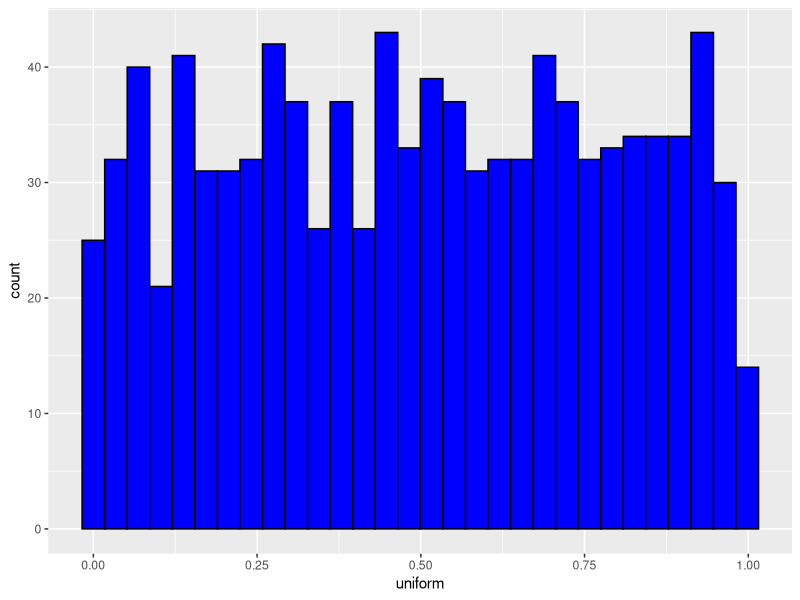
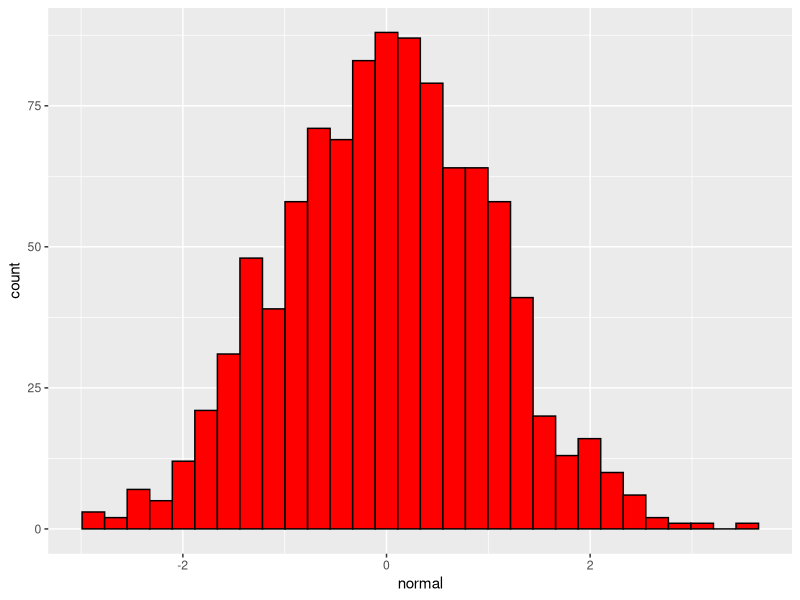
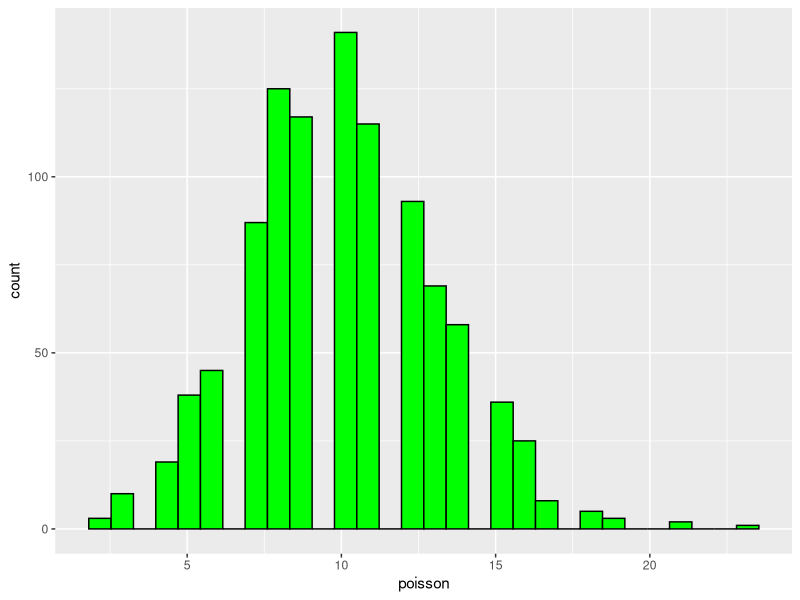

Write R code to recreate these figures, in order.
library(tidyverse)

#create a tibble with the three distribution types
df <- tibble(
  
  uniform = runif(1000),
  normal = rnorm(1000),
  poisson = rpois(1000,10)
  
)

#create a histogram for each type(color them differently)
ggplot(df, aes(x = uniform ))+
  geom_histogram(fill = "blue", color = "black")

ggplot(df, aes(x = normal))+
  geom_histogram(fill= 'red', color = 'black')

ggplot(df, aes(x = poisson))+
  geom_histogram(fill = 'green', color = 'black')
